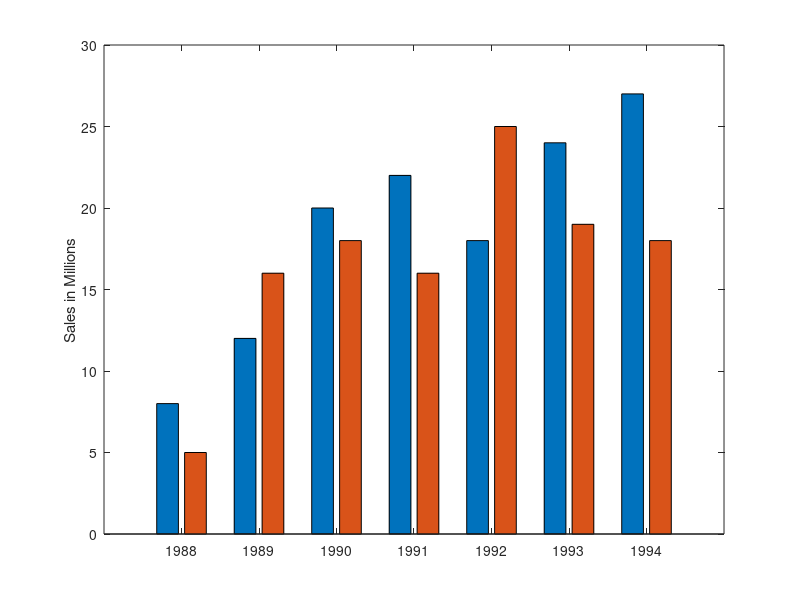

Write the MATLAB code that produced this figure.
year=[1988:1994];
sales1=[8 12 20 22 18 24 27];
sales2=[5 16 18 16 25 19 18];
sales=[sales1' sales2'];
bar(year,sales)
ylabel('Sales in Millions')